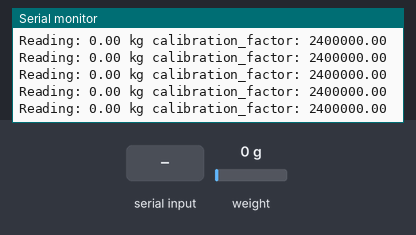
The sketch below on a simulated Arduino Uno, built with avr-gcc and run on an emulated ATmega328P. On the bench: the last lines printed to the serial monitor. The inputs (shaded band) are chosen by the test bench; at power-on: weight on the scale 0 g.

Above: at 3.2 s.
3.3 s: weight on the scale set to 100 g
At 3.38 s:
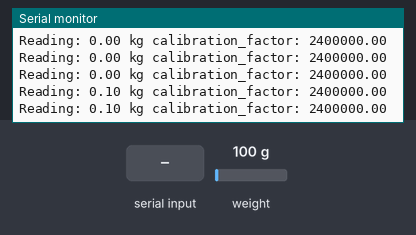
6.3 s: "+" received over Serial
At 6.42 s:
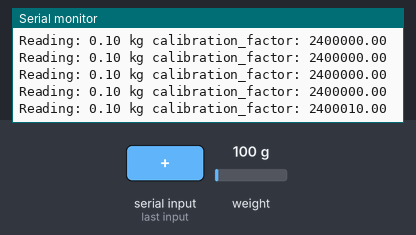
9.3 s: weight on the scale set to 1250 g
At 9.36 s:
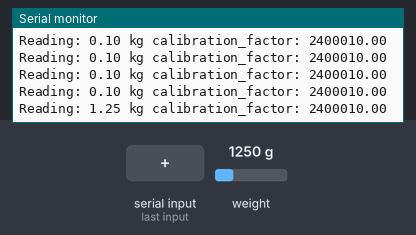
10.8 s: "-" received over Serial
At 10.89 s:
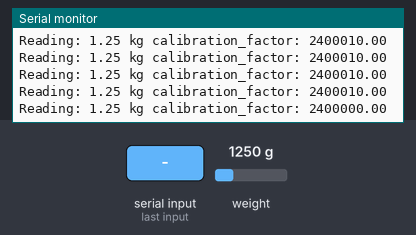
Timing chart, 0 to 13.8 s (numbered marks = the images above; inputs shaded):
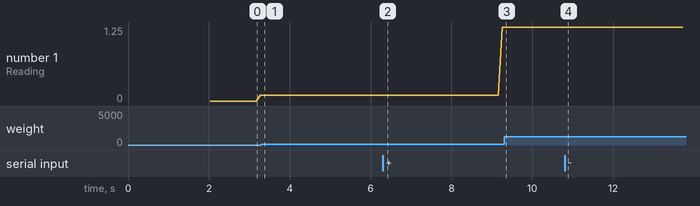

Measured:
- after the input at 3.3 s, the serial monitor: prints a new line after 0.07 s (image 1)
- after the input at 6.3 s, the serial monitor: prints a new line after 0.12 s (image 2)
- after the input at 10.8 s, the serial monitor: prints a new line after 0.08 s (image 4)
- plotted number 1: 0.1 → 1.25 after the input at 6.3 s

The sketch:

calibration.ino
```cpp
#include "HX711.h"
#define DOUT  19
#define CLK  18
HX711 scale;
float calibration_factor = 2400000; //  ปรับค่าเริ่มต้นตรงนี้
void setup() {
  Serial.begin(9600);
  Serial.println("Press + or - to calibration factor");
  Serial.println("ArduinoAll Calibration 0 Please Wait ... ");
  scale.begin(DOUT, CLK);
  scale.set_scale();
  scale.tare(); //รีเซตน้ำหนักเป็น 0
  long zero_factor = scale.read_average(); //อ่านค่าน้ำหนักเริ่มต้น
  Serial.print("Zero factor: "); //This can be used to remove the need to tare the scale. Useful in permanent scale projects.
  Serial.println(zero_factor);
}
void loop() {
  scale.set_scale(calibration_factor); //ปรับค่า calibration factor
  Serial.print("Reading: ");
  Serial.print(scale.get_units(), 2); // แสดงผลทศนิยม 2 หลัก
  Serial.print(" kg");
  Serial.print(" calibration_factor: ");
  Serial.print(calibration_factor);
  Serial.println();
  if(Serial.available())
  {
    char temp = Serial.read();
    if(temp == '+')
      calibration_factor += 10;
    else if(temp == '-')
      calibration_factor -= 10;
  }
}
```
